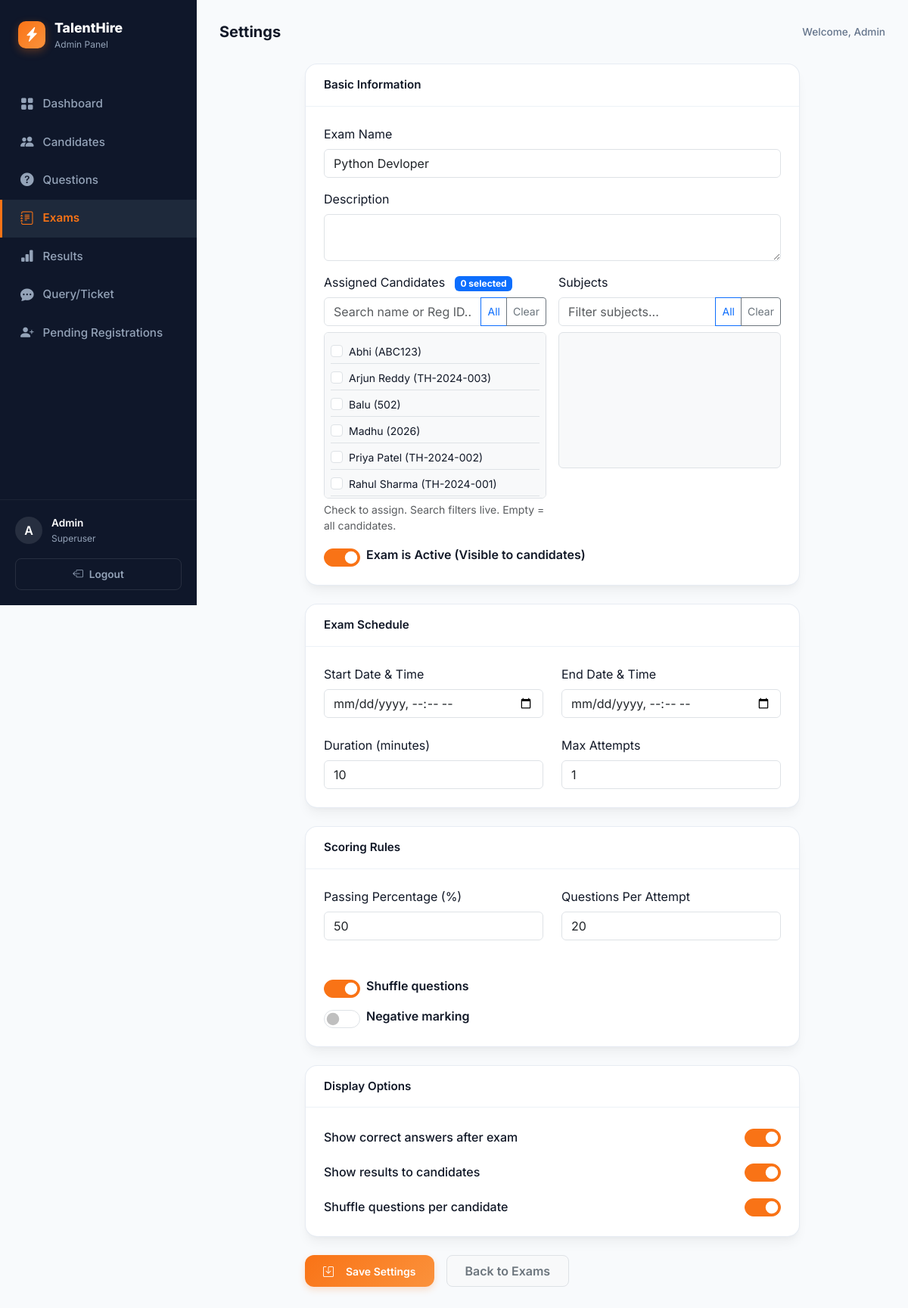
The page /portal/exams/edit/1/ (signed in) on the database its author committed.
### exam/models.py (models this page shows, shortened)
class Exam(models.Model):
    name                = models.CharField(max_length=200)
    description         = models.TextField(blank=True, null=True)
    is_active           = models.BooleanField(default=True)
    assigned_candidates = models.ManyToManyField(Candidate, blank=True, related_name='assigned_exams')
    subjects            = models.ManyToManyField('Category', blank=True, related_name='exams')
    duration_minutes    = models.IntegerField(default=10)
    start_time          = models.DateTimeField(null=True, blank=True)
    end_time            = models.DateTimeField(null=True, blank=True)
    passing_percentage  = models.IntegerField(default=50)
    min_selection_score = models.IntegerField(default=60)
    total_questions     = models.IntegerField(default=20)
    max_attempts        = models.IntegerField(default=1)
    show_answers        = models.BooleanField(default=True)
    results_published   = models.BooleanField(default=True)
    shuffle_questions   = models.BooleanField(default=True)
    negative_marking    = models.BooleanField(default=False)
    class Meta:
        verbose_name = "Exam"
        verbose_name_plural = "Exams"

class Candidate(models.Model):
    name            = models.CharField(max_length=100)        # Full name of candidate
    mobile          = models.CharField(max_length=15)         # 10-digit mobile number
    registration_id = models.CharField(max_length=50, unique=True)  # Unique ID given by admin
    password        = models.CharField(max_length=128, blank=True, null=True) # Hashed password
    is_activated    = models.BooleanField(default=True)       # Candidates can login by default
    class Meta:
        verbose_name = "Candidate"
        verbose_name_plural = "Candidates"
        ordering = ['name']

### exam/views.py (the view, shortened to what this page needs)
# urls.py: path('portal/exams/edit/<int:pk>/', views.admin_edit_exam, name='admin_edit_exam'),
@admin_required
def admin_edit_exam(request, pk):
    exam = get_object_or_404(Exam, pk=pk)
    context = {
        'exam': exam,
        'categories': Category.objects.all().order_by('name'),
        'candidates': Candidate.objects.all().order_by('name'),
    }
    return render(request, 'exam/admin_exam_settings.html', context)

### exam/templates/exam/admin_exam_settings.html (shortened to what this page needs)
{% extends 'exam/admin_base.html' %}
{% block nav_set %}active{% endblock %}
{% block page_title %}Settings{% endblock %}
{% block content %}
<div class="row justify-content-center">
    <div class="col-lg-9">
        <form method="POST">
            <div class="admin-card mb-4">
                <div class="admin-card-header">
                    <span>Basic Information</span>
                </div>
                <div class="p-4">
                    <div class="row g-3">
                        <div class="col-md-12">
                            <label class="form-label">Exam Name</label>
                            <input type="text" name="name" class="form-control" value="{{ exam.name }}" required>
                        </div>
                        <div class="col-md-12">
                            <label class="form-label">Description</label>
                            <textarea name="description" class="form-control">{{ exam.description }}</textarea>
                        </div>
                        <div class="col-md-6">
                            <label class="form-label">Assigned Candidates <span class="badge bg-primary ms-2">{{ exam.assigned_candidates.count }} selected</span></label>
                            <div class="input-group mb-2">
                                <input type="text" id="candidateSearch" class="form-control" placeholder="Search name or Reg ID..." onkeyup="filterCandidates()">
                                <button type="button" onclick="selectAllCandidates()" class="btn btn-sm btn-outline-primary">All</button>
                                <button type="button" onclick="clearAllCandidates()" class="btn btn-sm btn-outline-secondary">Clear</button>
                            </div>
                            <div id="candidateList" class="border rounded p-2 bg-light" style="height: 220px; overflow-y: auto;">
                                {% for candidate in candidates %}
                                <div class="form-check py-1 border-bottom">
                                    <input class="form-check-input" type="checkbox" name="candidate_ids"
                                           value="{{ candidate.id }}" id="cand{{ candidate.id }}"
                                           {% if candidate in exam.assigned_candidates.all %}checked{% endif %}>
                                    <label class="form-check-label small" for="cand{{ candidate.id }}">
                                        {{ candidate.name }} ({{ candidate.registration_id }})
                                    </label>
                                </div>
                                {% endfor %}
                            </div>
                            <div class="form-text small">Check to assign. Search filters live. Empty = all candidates.</div>
                        </div>
                        <div class="col-md-6">
                            <label class="form-label">Subjects</label>
                            <div class="input-group mb-2">
                                <input type="text" id="subjectSearch" class="form-control" placeholder="Filter subjects..." onkeyup="filterSubjects()">
                                <button type="button" onclick="selectAllSubjects()" class="btn btn-sm btn-outline-primary">All</button>
                                <button type="button" onclick="clearAllSubjects()" class="btn btn-sm btn-outline-secondary">Clear</button>
                            </div>
                            <div id="subjectList" class="border rounded p-2 bg-light" style="height: 180px; overflow-y: auto;">
                            </div>
                        </div>
                        <div class="col-md-12 mt-3">
                            <div class="form-check form-switch">
                                <input class="form-check-input" type="checkbox" name="is_active" id="isActive" {% if exam.is_active %}checked{% endif %}>
                                <label class="form-check-label fw-semibold ms-2" for="isActive">Exam is Active (Visible to candidates)</label>
                            </div>
                        </div>
                    </div>
                </div>
            </div>
            <div class="admin-card mb-4">
                <div class="admin-card-header">
                    <span>Exam Schedule</span>
                </div>
                <div class="p-4">
                    <div class="row g-4">
                        <div class="col-md-6">
                            <label class="form-label">Start Date & Time</label>
                            <input type="datetime-local" name="start_time" class="form-control" value="{{ exam.start_time|date:'Y-m-d\TH:i' }}">
                        </div>
                        <div class="col-md-6">
                            <label class="form-label">End Date & Time</label>
                            <input type="datetime-local" name="end_time" class="form-control" value="{{ exam.end_time|date:'Y-m-d\TH:i' }}">
                        </div>
                        <div class="col-md-6">
                            <label class="form-label">Duration (minutes)</label>
                            <input type="number" name="duration_minutes" class="form-control" value="{{ exam.duration_minutes }}">
                        </div>
                        <div class="col-md-6">
                            <label class="form-label">Max Attempts</label>
                            <input type="number" name="max_attempts" class="form-control" value="{{ exam.max_attempts|default:1 }}">
                        </div>
                    </div>
                </div>
            </div>
            <div class="admin-card mb-4">
                <div class="admin-card-header">
                    <span>Scoring Rules</span>
                </div>
                <div class="p-4">
                    <div class="row g-4">
                        <div class="col-md-6">
                            <label class="form-label">Passing Percentage (%)</label>
                            <input type="number" name="passing_percentage" class="form-control" value="{{ exam.passing_percentage|default:50 }}">
                        </div>
                        <div class="col-md-6">
                            <label class="form-label">Questions Per Attempt</label>
                            <input type="number" name="total_questions" class="form-control" value="{{ exam.total_questions }}">
                        </div>
                        <div class="col-md-12">
                            <div class="form-check form-switch mt-4">
                                <input class="form-check-input" type="checkbox" name="shuffle_questions" id="shuffleQuestions" {% if exam.shuffle_questions %}checked{% endif %}>
                                <label class="form-check-label fw-semibold ms-2" for="shuffleQuestions">Shuffle questions</label>
                            </div>
                            <div class="form-check form-switch mt-3">
                                <input class="form-check-input" type="checkbox" name="negative_marking" id="negativeMarking" {% if exam.negative_marking %}checked{% endif %}>
                                <label class="form-check-label fw-semibold ms-2" for="negativeMarking">Negative marking</label>
                            </div>
                        </div>
                    </div>
                </div>
            </div>
            <div class="admin-card mb-4">
                <div class="admin-card-header">
                    <span>Display Options</span>
                </div>
                <div class="p-4">
                    <div class="d-flex flex-column gap-3">
                        <div class="d-flex justify-content-between align-items-center">
                            <span class="fw-medium">Show correct answers after exam</span>
                            <div class="form-check form-switch">
                                <input class="form-check-input" type="checkbox" name="show_answers" id="showAnswers" {% if exam.show_answers %}checked{% endif %}>
                            </div>
                        </div>
                        <div class="d-flex justify-content-between align-items-center">
                            <span class="fw-medium">Show results to candidates</span>
                            <div class="form-check form-switch">
                                <input class="form-check-input" type="checkbox" name="show_results" id="showResults" {% if exam.results_published %}checked{% endif %}>
                            </div>
                        </div>
                        <div class="d-flex justify-content-between align-items-center">
                            <span class="fw-medium">Shuffle questions per candidate</span>
                            <div class="form-check form-switch">
                                <input class="form-check-input" type="checkbox" name="shuffle_questions" id="shuffleQuestions" {% if exam.shuffle_questions %}checked{% endif %}>
                            </div>
                        </div>
                    </div>
                </div>
            </div>
            <div class="d-flex gap-3 mb-5">
                <button type="submit" class="btn-orange py-2 px-4">
                    <i class="bi bi-save me-2"></i> Save Settings
                </button>
                <a href="{% url 'admin_settings' %}" class="btn btn-light border py-2 px-4 fw-semibold text-secondary" style="border-radius: 8px;">
                    Back to Exams
                </a>
            </div>
        </form>
    </div>
</div>
{% endblock %}

### exam/templates/exam/admin_base.html (shortened to what this page needs)
<!DOCTYPE html>
<html lang="en">
<head>
    <link href="https://cdn.jsdelivr.net/npm/bootstrap@5.3.0/dist/css/bootstrap.min.css" rel="stylesheet">
    <link href="https://cdn.jsdelivr.net/npm/bootstrap-icons@1.10.5/font/bootstrap-icons.css" rel="stylesheet">
</head>
<body>
<aside class="sidebar">
    <a href="{% url 'admin_dashboard' %}" class="sidebar-brand">
        <div class="brand-logo"><i class="bi bi-lightning-charge-fill"></i></div>
        <div>
            <span class="brand-name">TalentHire</span>
            <span class="brand-sub">Admin Panel</span>
        </div>
    </a>
    <nav class="nav-menu">
        <a href="{% url 'admin_dashboard' %}" class="nav-item {% block nav_dash %}{% endblock %}">
            <i class="bi bi-grid-fill"></i> Dashboard
        </a>
        <a href="{% url 'admin_candidates' %}" class="nav-item {% block nav_cand %}{% endblock %}">
            <i class="bi bi-people-fill"></i> Candidates
        </a>
        <a href="{% url 'admin_questions' %}" class="nav-item {% block nav_ques %}{% endblock %}">
            <i class="bi bi-question-circle-fill"></i> Questions
        </a>
        <a href="{% url 'admin_settings' %}" class="nav-item {% block nav_set %}{% endblock %}">
            <i class="bi bi-journal-text"></i> Exams
        </a>
        <a href="{% url 'admin_results' %}" class="nav-item {% block nav_res %}{% endblock %}">
            <i class="bi bi-bar-chart-fill"></i> Results
        </a>
        <a href="{% url 'admin_queries' %}" class="nav-item {% block nav_query %}{% endblock %}">
            <i class="bi bi-chat-dots-fill"></i> Query/Ticket
        </a>
        <a href="{% url 'admin_pending_registrations' %}" class="nav-item {% block nav_pending %}{% endblock %}">
            <i class="bi bi-person-plus-fill"></i> Pending Registrations
        </a>
    </nav>
    <div class="sidebar-footer">
        <div class="user-profile">
            <div class="user-avatar">A</div>
            <div class="user-info">
                <span class="user-name">{{ request.user.username|capfirst }}</span>
                <span class="user-role">Superuser</span>
            </div>
        </div>
        <a href="{% url 'admin_logout' %}" class="btn-logout">
            <i class="bi bi-box-arrow-left"></i> Logout
        </a>
    </div>
</aside>
<main class="main-content">
    <header class="page-header">
        <h2 class="page-title">{% block page_title %}Dashboard{% endblock %}</h2>
        <div class="header-actions">
            Welcome, Admin
        </div>
    </header>
    {% block content %}{% endblock %}
</main>
</body>
</html>

### rows shown on the page
Exam: name "Python Devloper", assigned_candidates.count "0", is_active "☑", duration_minutes "10", max_attempts "1", passing_percentage "50", total_questions "20", shuffle_questions "☑", show_answers "☑", results_published "☑"
Candidate: name "Abhi", registration_id "ABC123"
Candidate: name "Arjun Reddy", registration_id "TH-2024-003"
Candidate: name "Balu", registration_id "502"
Candidate: name "Madhu", registration_id "2026"
Candidate: name "Priya Patel", registration_id "TH-2024-002"
Candidate: name "Rahul Sharma", registration_id "TH-2024-001"

### other values the page prints
{{ request.user.username|capfirst }} "Admin"
